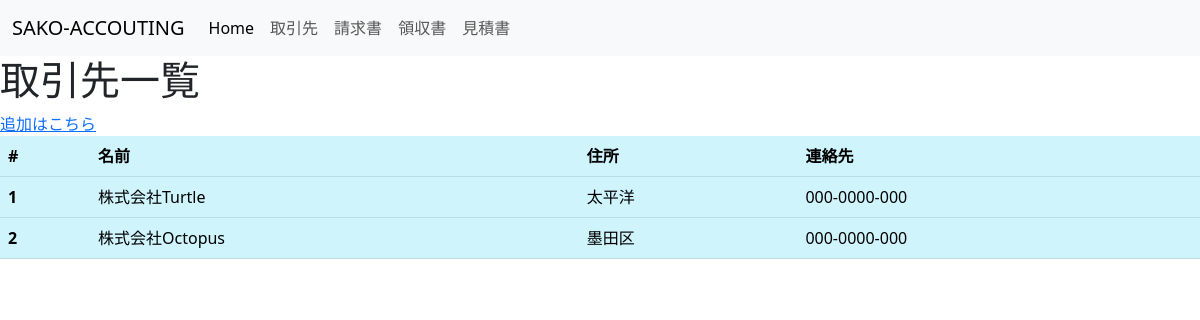
Page /business_partner on the committed database.
### datebase.py (models this page shows)
class BusinessPartner(Model):
    name = CharField()
    address = CharField()
    contact = CharField()
    remarks = CharField()
    class Meta:
        database = db # This model uses the "people.db" database.

### main.py (the view)
@app.route("/business_partner")
def business_partner():
  business_partners = BusinessPartner.select()
  return render_template("business_partner.html", business_partners = business_partners)

### templates/business_partner.html (shortened to what this page needs)
<!DOCTYPE html>
<html lang="en">
<head>
  <link href="https://cdn.jsdelivr.net/npm/bootstrap@5.3.0/dist/css/bootstrap.min.css" rel="stylesheet">
</head>
<body>
  <nav class="navbar navbar-expand-lg bg-body-tertiary">
    <div class="container-fluid">
      <a class="navbar-brand" href="#">SAKO-ACCOUTING</a>
      <div class="collapse navbar-collapse" id="navbarSupportedContent">
        <ul class="navbar-nav me-auto mb-2 mb-lg-0">
          <li class="nav-item">
            <a class="nav-link active" aria-current="page" href="/top">Home</a>
          </li>
          <li class="nav-item">
            <a class="nav-link" href="/business_partner">取引先</a>
          </li>
          <li class="nav-item">
            <a class="nav-link" href="/claim">請求書</a>
          </li>
          <li class="nav-item">
            <a class="nav-link" href="/receipt">領収書</a>
          </li>
          <li class="nav-item">
            <a class="nav-link" href="/quotation">見積書</a>
          </li>
        </ul>
      </div>
    </div>
  </nav>
  <h1>取引先一覧</h1>
  <a href="/business_partner_create"">
    追加はこちら
  </a>
  <table class="table table-info">
    <thead>
      <tr>
        <th scope="col">#</th>
        <th scope="col">名前</th>
        <th scope="col">住所</th>
        <th scope="col">連絡先</th>
      </tr>
    </thead>
    <tbody>
      {% for business_partner in business_partners %}
      <tr>
        <th scope="row">{{business_partner.id}}</th>
        <td>{{ business_partner.name }}</td>
        <td>{{ business_partner.address }}</td>
        <td>{{ business_partner.contact }}</td>
      </tr>
      {% endfor %}
    </tbody>
  </table>
</body>
</html>

### rows in the picture
BusinessPartner: id "1", name "株式会社Turtle", address "太平洋", contact "000-0000-000"
BusinessPartner: id "2", name "株式会社Octopus", address "墨田区", contact "000-0000-000"
